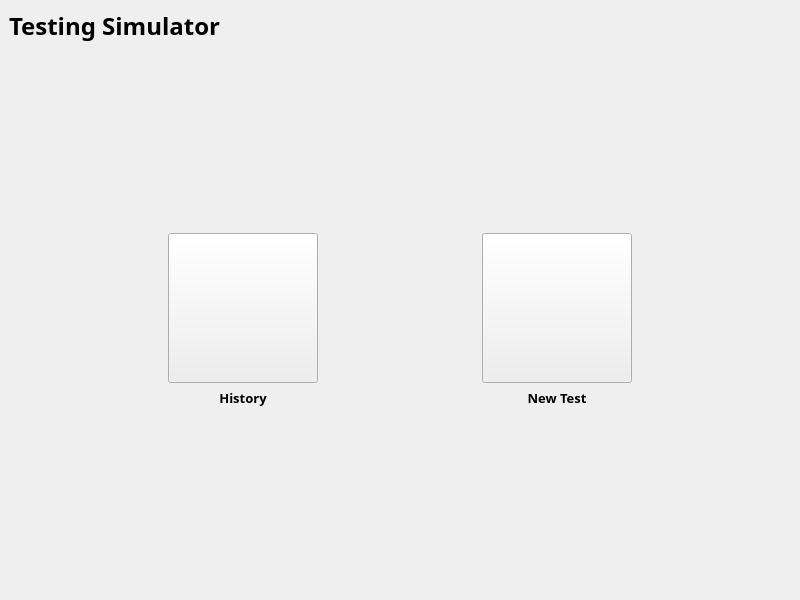
<?xml version="1.0" encoding="UTF-8"?>
<ui version="4.0">
 <class>Dashboard</class>
 <widget class="QMainWindow" name="Dashboard">
  <property name="geometry">
   <rect>
    <x>0</x>
    <y>0</y>
    <width>800</width>
    <height>600</height>
   </rect>
  </property>
  <property name="windowTitle">
   <string>MainWindow</string>
  </property>
  <widget class="QWidget" name="centralwidget">
   <layout class="QGridLayout" name="gridLayout">
    <item row="2" column="1">
     <widget class="QPushButton" name="history_btn">
      <property name="minimumSize">
       <size>
        <width>150</width>
        <height>150</height>
       </size>
      </property>
      <property name="text">
       <string/>
      </property>
      <property name="icon">
       <iconset>
        <normaloff>../images/history.png</normaloff>../images/history.png</iconset>
      </property>
      <property name="iconSize">
       <size>
        <width>100</width>
        <height>100</height>
       </size>
      </property>
     </widget>
    </item>
    <item row="4" column="1" colspan="3">
     <spacer name="verticalSpacer">
      <property name="orientation">
       <enum>Qt::Vertical</enum>
      </property>
      <property name="sizeHint" stdset="0">
       <size>
        <width>20</width>
        <height>40</height>
       </size>
      </property>
     </spacer>
    </item>
    <item row="2" column="3">
     <widget class="QPushButton" name="test_btn">
      <property name="minimumSize">
       <size>
        <width>150</width>
        <height>150</height>
       </size>
      </property>
      <property name="text">
       <string/>
      </property>
      <property name="icon">
       <iconset>
        <normaloff>../images/test.png</normaloff>../images/test.png</iconset>
      </property>
      <property name="iconSize">
       <size>
        <width>100</width>
        <height>100</height>
       </size>
      </property>
     </widget>
    </item>
    <item row="1" column="1" colspan="3">
     <spacer name="verticalSpacer_2">
      <property name="orientation">
       <enum>Qt::Vertical</enum>
      </property>
      <property name="sizeHint" stdset="0">
       <size>
        <width>20</width>
        <height>40</height>
       </size>
      </property>
     </spacer>
    </item>
    <item row="2" column="0">
     <spacer name="horizontalSpacer">
      <property name="orientation">
       <enum>Qt::Horizontal</enum>
      </property>
      <property name="sizeHint" stdset="0">
       <size>
        <width>40</width>
        <height>20</height>
       </size>
      </property>
     </spacer>
    </item>
    <item row="0" column="0" colspan="5">
     <widget class="QLabel" name="label">
      <property name="font">
       <font>
        <family>Lufthansa Logo Bold</family>
        <pointsize>18</pointsize>
        <weight>75</weight>
        <bold>true</bold>
       </font>
      </property>
      <property name="text">
       <string>Testing Simulator</string>
      </property>
     </widget>
    </item>
    <item row="2" column="4">
     <spacer name="horizontalSpacer_2">
      <property name="orientation">
       <enum>Qt::Horizontal</enum>
      </property>
      <property name="sizeHint" stdset="0">
       <size>
        <width>40</width>
        <height>20</height>
       </size>
      </property>
     </spacer>
    </item>
    <item row="2" column="2">
     <spacer name="horizontalSpacer_3">
      <property name="orientation">
       <enum>Qt::Horizontal</enum>
      </property>
      <property name="sizeHint" stdset="0">
       <size>
        <width>40</width>
        <height>20</height>
       </size>
      </property>
     </spacer>
    </item>
    <item row="3" column="1">
     <widget class="QLabel" name="label_2">
      <property name="font">
       <font>
        <family>Lufthansa Head Bold</family>
        <pointsize>10</pointsize>
        <weight>75</weight>
        <bold>true</bold>
       </font>
      </property>
      <property name="text">
       <string>History</string>
      </property>
      <property name="alignment">
       <set>Qt::AlignCenter</set>
      </property>
     </widget>
    </item>
    <item row="3" column="3">
     <widget class="QLabel" name="label_3">
      <property name="font">
       <font>
        <family>Lufthansa Head Bold</family>
        <pointsize>10</pointsize>
        <weight>75</weight>
        <bold>true</bold>
       </font>
      </property>
      <property name="text">
       <string>New Test</string>
      </property>
      <property name="alignment">
       <set>Qt::AlignCenter</set>
      </property>
     </widget>
    </item>
   </layout>
  </widget>
 </widget>
 <resources/>
 <connections/>
</ui>
